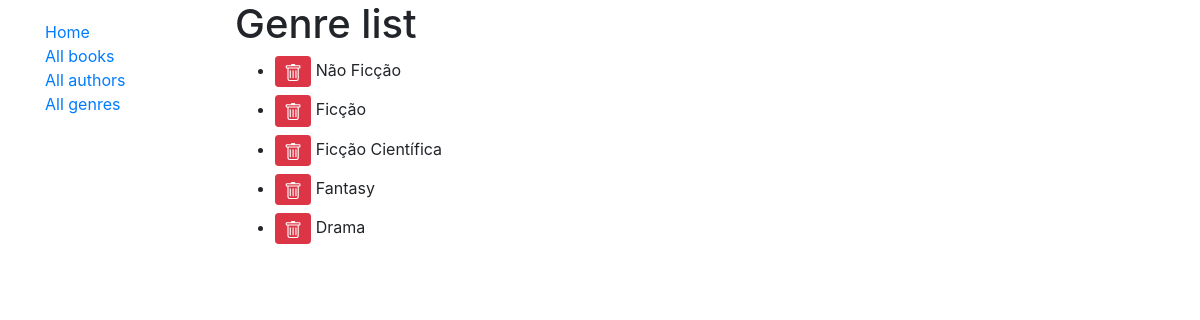
/catalog/genres/, run on an earlier commit of the app's database.
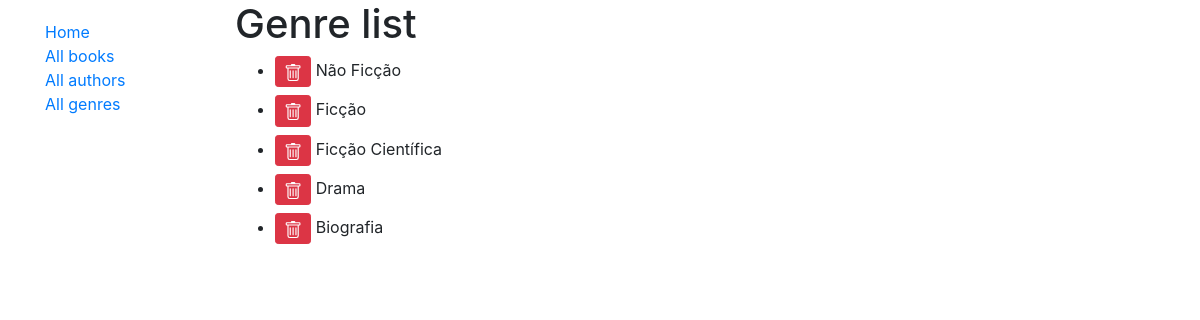
And on a later commit of the database.
### catalog/models.py (models this page shows, shortened)
class Genre(models.Model):
    name = models.CharField(max_length=200)
    def get_delete_url(self):
        return reverse('genre_delete', args=[str(self.id)])

### catalog/views.py (the view)
# urls.py: path('genres/', views.GenreListView.as_view(), name='genres'),
class GenreListView(generic.ListView):
    model = Genre

### catalog/templates/catalog/genre_list.html (shortened to what this page needs)
{% extends "base_generic.html" %}
{% block content %}
  <h1>Genre list</h1>
  {% if genre_list %}
  <ul>
    {% for genre in genre_list %}
      <li class="my-2">
        <a class="btn btn-sm btn-danger" href="{{ genre.get_delete_url }}">
        </a>
        <span>{{ genre.name}}</span>
      </li>
    {% endfor %}
  </ul>
  {% else %}
    <p>There are no genres in the catalog.</p>
  {% endif %}
{% endblock %}

### catalog/templates/base_generic.html (shortened to what this page needs)
<!doctype html>
<html lang="en">
  <head>
    <link rel="stylesheet" href="https://stackpath.bootstrapcdn.com/bootstrap/4.3.1/css/bootstrap.min.css">
    {% load static %}
    <link rel="stylesheet" href="{% static 'css/styles.css' %}">
  </head>
  <body>
    <section class="container">
      <div class="row">
        <div class="col-sm-2">
        {% block sidebar %}
          <ul class="sidebar-nav">
            <li><a href="{% url 'index' %}">Home</a></li>
            <li><a href="{% url 'books' %}">All books</a></li>
            <li><a href="{% url 'authors' %}">All authors</a></li>
            <li><a href="{% url 'genres' %}">All genres</a></li>
          </ul>
        {% endblock %}
        </div>
        <div class="col-sm-10">{% block content %}{% endblock %}</div>
      </div>
    </section>
  </body>
</html>

### catalog/static/css/styles.css (style rules this page uses)
.sidebar-nav { margin-top: 20px; padding: 0; list-style: none; }

What changed in the data, as far as the page shows it:
removed Genre: name "Fantasy"
added Genre: name "Biografia"
